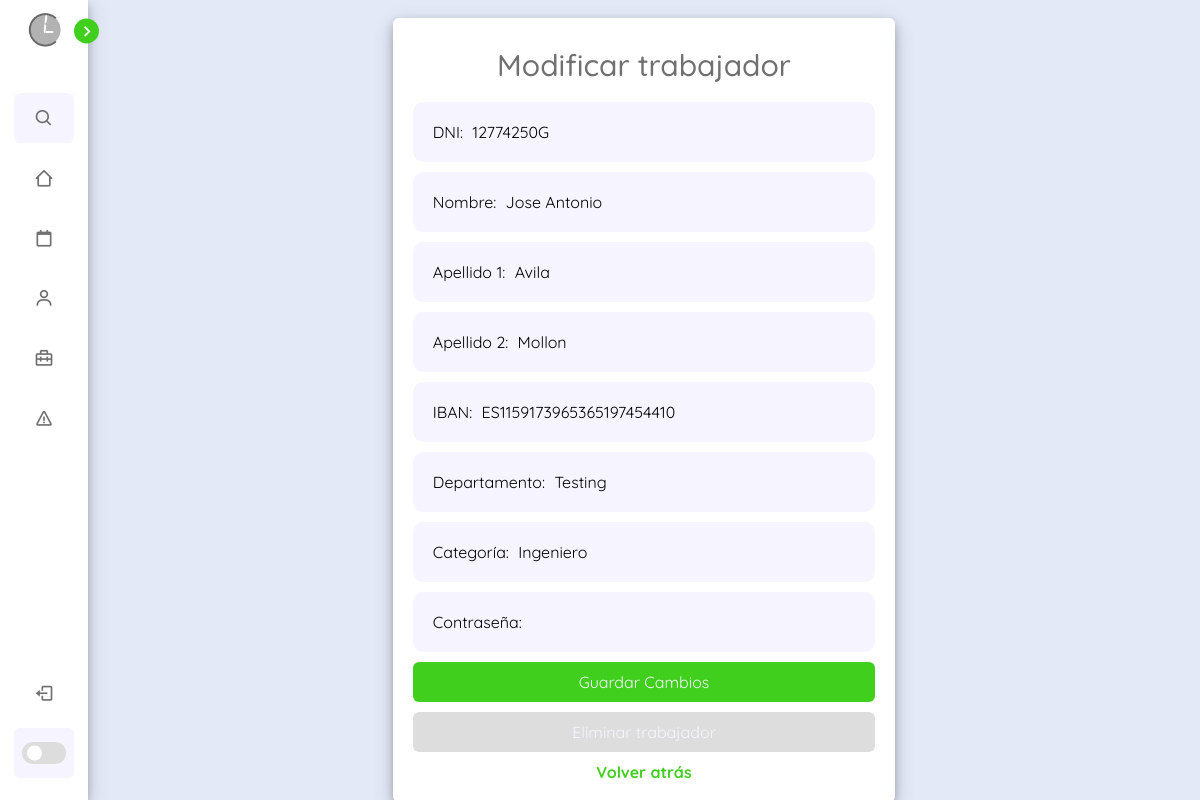
The page /scripts/php/userEdit/myportlaEdit.php?dni=12774250G&rol=1 (signed in) on the database its author committed.
### tables this page shows
CREATE TABLE `empleados` (
  `dni` varchar(9) NOT NULL,
  `nombre` varchar(50) NOT NULL,
  `apellido1` varchar(50) NOT NULL,
  `apellido2` varchar(50) DEFAULT NULL,
  `IBAN` varchar(50) NOT NULL,
  `n_categoria` int(10) DEFAULT NULL,
  `n_departamento` int(10) DEFAULT NULL
);

CREATE TABLE `departamentos` (
  `id_departamento` int(10) NOT NULL,
  `nombre` varchar(50) NOT NULL,
  `presupuesto` int(10) NOT NULL
);

CREATE TABLE `categorias` (
  `id_categoria` int(10) NOT NULL,
  `id_departamento` int(10) NOT NULL,
  `nombre` varchar(50) NOT NULL,
  `sueldo_normal` int(9) NOT NULL,
  `sueldo_plus` int(9) NOT NULL
);

### scripts/php/userEdit/myportlaEdit.php (the view, shortened to what this page needs)
<!DOCTYPE html>
<html lang="es">
<head>
    <link href="../../../css/dashboard.css" rel="stylesheet" />
    <link href="https://unpkg.com/boxicons@2.1.4/css/boxicons.min.css" rel="stylesheet" />
</head>
<body>
    <nav class="sidebar close">
        <header>
            <div class="image-text">
                <span class="image">
                    <img src="../../../img/cuandoLibro-logo.png" alt="logoClaro" />
                </span>
            </div>
            <i class="bx bx-chevron-right toggle"></i>
        </header>
        <div class="menu-bar">
            <div class="menu">
                <li class="search-box">
                    <i class="bx bx-search icon"></i>
                </li>
                <ul class="menu-links">
                    <li class="nav-links">
                        <a href="../dashboard.php">
                            <i class="bx bx-home-alt-2 icon"></i>
                        </a>
                    </li>
                    <li class="nav-links">
                        <a href="horarios.php">
                            <i class="bx bx-calendar-alt icon"></i>
                        </a>
                    </li>
                    <li class="nav-links">
                        <a href="trabajadores.php">
                            <i class="bx bx-user icon"></i>
                        </a>
                    </li>
                    <li class="nav-links">
                        <a href="departamentos.php">
                            <i class="bx bx-briefcase-alt-2 icon"></i>
                        </a>
                    </li>
                    <li class="nav-links">
                        <a href="avisos.php">
                            <i class="bx bx-error icon"></i>
                        </a>
                    </li>
                </ul>
            </div>
            <div class="bottom-content">
                <li class="">
                    <a href="../seguridad/cerrarSesion.php">
                        <i class="bx bx-log-out icon"></i>
                    </a>
                </li>
                <li class="mode">
                    <div class="toogle-switch">
                        <span class="switch"></span>
                    </div>
                </li>
            </div>
        </div>
    </nav>
    <section class="homeTitle" id="trabajadores">
        <div class="contenedor-formulario">
            <?php
            include("../seguridad/conexion.php");
            $dni_empleado = $_GET['dni'];
            $rol = $_GET["rol"];
            $query_empleado = "SELECT e.dni, e.nombre, e.apellido1, e.apellido2, e.IBAN, n_departamento, n_categoria, c.nombre AS 'nombreCategoria', d.nombre AS 'nombreDepartamento' FROM empleados e INNER JOIN categorias c ON c.id_categoria = e.n_categoria INNER JOIN departamentos d ON d.id_departamento = e.n_departamento WHERE dni = '$dni_empleado'";
            $resultado_empleado = mysqli_query($conexion, $query_empleado);
            if ($resultado_empleado && $resultado_empleado->num_rows > 0) {
                $datos_empleado = mysqli_fetch_assoc($resultado_empleado);
                ?>
                <form action="myPortalSave.php" method="get" class="form flex flex-cols w-[600px] h-[600px]"
                    id="scheduleForm">
                    <h2 class="text">Modificar trabajador</h2>
                    <label for="dni">DNI:
                        <input type="text" name="dni" value="<?php echo $datos_empleado['dni']; ?>" readonly>
                    </label>
                    <label for="nombre">Nombre:
                        <input type="text" name="nombre" value="<?php echo $datos_empleado['nombre']; ?>">
                    </label>
                    <label for="apellido1">Apellido 1:
                        <input type="text" name="apellido1" value="<?php echo $datos_empleado['apellido1']; ?>">
                    </label>
                    <label for="apellido2">Apellido 2:
                        <input type="text" name="apellido2" value="<?php echo $datos_empleado['apellido2']; ?>">
                    </label>
                    <label for="IBAN">IBAN:
                        <input type="text" name="IBAN" size="24" value="<?php echo $datos_empleado['IBAN']; ?>">
                    </label>
                    <label> Departamento:
                        <?php
                        $query_departamentos = "SELECT * FROM departamentos WHERE id_departamento = {$datos_empleado['n_departamento']}";
                        $resultado_departamentos = mysqli_query($conexion, $query_departamentos);
                        if ($resultado_departamentos && $resultado_departamentos->num_rows > 0) {
                            $datosDepartamentos = mysqli_fetch_assoc($resultado_departamentos);
                            ?>
                            <input type="text" name="nombreDepartamento" value="<?php echo $datosDepartamentos['nombre'] ?>"
                                readonly>
                            <?php
                        } else { ?>
                            <input type="text" name="nombreDepartamento" value="Sin asignar...">
                            <?php
                        } ?>
                    </label>
                    <label> Categoría:
                        <?php
                        $query_categoria = "SELECT * FROM categorias WHERE id_categoria = {$datos_empleado['n_categoria']}";
                        $resultado_categoria = mysqli_query($conexion, $query_categoria);
                        if ($resultado_categoria && $resultado_categoria->num_rows > 0) {
                            $datoscategoria = mysqli_fetch_assoc($resultado_categoria);
                            ?>
                            <input type="text" name="nombreCategoria" size="40" value="<?php echo $datoscategoria['nombre'] ?>"
                                readonly>
                            <?php
                        } else { ?>
                            <input type="text" name="nombreCategoria" value="Sin asignar...">
                            <?php
                        } ?>
                    </label>
                    <label>Contraseña:
                        <input type="password" name="userpassword">
                    </label>
                    <button class="saveButton" onclick="saveChanges()">Guardar Cambios</button>
                    <button onclick="eliminarUsuario()" type="button" class="deleteButton">Eliminar trabajador</button>
                    <?php
                    if ($rol === "1") {
                        print("<a href='../../../sites/my-portal.php'>Volver atrás</a>");
                    } else {
                        print("<a href='../../../dashboard.php'>Volver atrás</a>");
                    }
                    ?>
                </form>
                <?php
            } else {
                echo "No se encontraron datos para el trabajador con DNI: $dni_empleado";
            }
            ?>
        </div>
    </section>
</body>
</html>

### css/dashboard.css (style rules this page uses)
:root { --body-color: #E4E9F7; --sidebar-color: #FFF; --primary-color: #41cf1d; --primary-color-light: #F6F5FF; --toggle-color: #DDD; --text-color: #707070; --box-shadow: 0 4px 8px 0 rgba(0, 0, 0, 0.2), 0 6px 20px 0 rgba(0, 0, 0, 0.19); --tran-02: all 0.2s ease; --tran-03: all 0.3s ease; --tran-04: all 0.4s ease; --tran-05: all 0.5s ease; }
* { margin: 0; padding: 0; box-sizing: border-box; font-family: 'QuickSand', sans-serif; }
body { height: 100vh; background: var(--body-color); transition: var(--tran-02); overflow: auto; }
.sidebar .image { min-width: 60px; display: flex; align-items: center; justify-content: center; }
.sidebar header { position: relative; }
.sidebar li { height: 50px; margin-top: 10px; list-style: none; display: flex; align-items: center; }
.sidebar li .icon { display: flex; align-items: center; justify-content: center; min-width: 60px; font-size: 20px; }
.sidebar li .icon, .sidebar li .text { color: var(--text-color); transition: var(--tran-04); }
.sidebar { position: fixed; top: 0; left: 0; height: 100%; width: 250px; padding: 10px 14px; background: var(--sidebar-color); transition: var(--tran-05); z-index: 100; box-shadow: var(--box-shadow); }
.sidebar.close { width: 88px; }
.sidebar .image-text img { width: 40px; border-radius: 6px; }
.sidebar header .image-text { display: flex; align-items: center; }
.sidebar header .toggle { position: absolute; top: 55%; right: -25px; transform: translateY(-50%); height: 25px; width: 25px; background: var(--primary-color); display: flex; align-items: center; justify-content: center; border-radius: 50%; color: var(--sidebar-color); font-size: 22px; transition: var(--tran-03); cursor: pointer; }
.sidebar .menu { margin-top: 35px; }
.sidebar .search-box { border-radius: 6px; background: var(--primary-color-light); transition: var(--tran-05); }
.sidebar li a { height: 100%; width: 100%; display: flex; align-items: center; text-decoration: none; border-radius: 6px; transition: var(--tran-04); }
.sidebar .menu-bar { height: calc(100% - 50px); display: flex; flex-direction: column; justify-content: space-between; }
.menu-bar .mode { position: relative; border-radius: 6px; background: var(--primary-color-light); }
.menu-bar .mode .toogle-switch { position: absolute; right: 0px; align-items: center; justify-content: center; display: flex; height: 100%; min-width: 60px; cursor: pointer; background: var(--primary-color-light); border-radius: 6px; }
.toogle-switch .switch { position: relative; height: 22px; width: 44px; background: var(--toggle-color); border-radius: 25px; }
.switch::before { content: ''; position: absolute; height: 15px; width: 15px; border-radius: 50%; top: 50%; left: 5px; transform: translateY(-50%); background: var(--sidebar-color); cursor: pointer; transition: var(--tran-03); }
.homeTitle { position: relative; height: 100vh; left: 250px; width: calc(100% - 250px); background: var(--body-color); transition: var(--tran-05); }
.homeTitle .text { font-size: 30px; font-weight: 500; color: var(--text-color); padding: 8px 40px; }
.sidebar.close ~ .homeTitle { left: 88px; width: calc(100% - 88px); }
.contenedor-formulario { display: flex; flex-direction: column; align-items: center; justify-content: center; height: 100vh; }
.form { background-color: var(--sidebar-color); box-shadow: var(--box-shadow); border-radius: 6px; margin-top: 20px; text-align: center; padding: 20px; display: flex; flex-direction: column; gap: 10px; }
.saveButton { color: var(--primary-color-light); border: none; background: var(--primary-color); padding: 10px 15px; cursor: pointer; border-radius: 6px; transition: transform var(--tran-04); }
.deleteButton { color: var(--primary-color-light); border: none; background: var(--toggle-color); padding: 10px 15px; cursor: pointer; border-radius: 6px; transition: var(--tran-04); }
.form a { text-decoration: none; color: var(--primary-color); font-weight: bold; transition: color 0.3s ease; }
.form label { text-align: justify; padding: 20px; background: var(--primary-color-light); border-radius: 10px; }
.form label input { border-radius: 6px; background: var(--primary-color-light); outline: none; border: none; padding: 0 5px; }
.form label input, .saveButton, .deleteButton { font-size: 16px; }
.form label input::placeholder { color: rgba(37, 37, 37, 0.5); }

### rows shown on the page
empleados: dni "12774250G", nombre "Jose Antonio", apellido1 "Avila", apellido2 "Mollon", IBAN "ES1159173965365197454410"
departamentos: nombreDepartamento "Testing"
categorias: nombreCategoria "Ingeniero"
